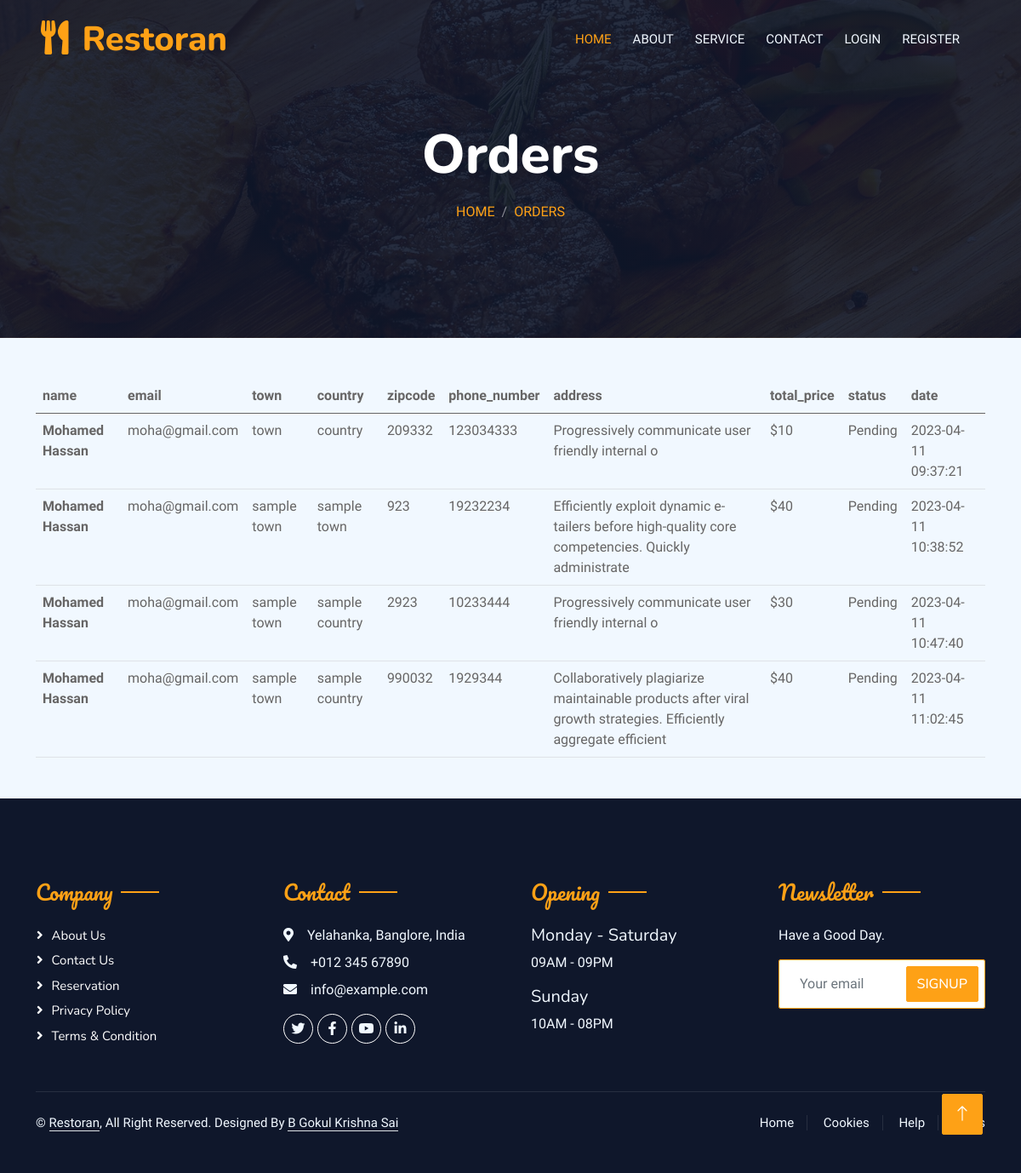
/users/orders.php (signed in), run on the app's committed database.
### tables this page shows
CREATE TABLE `orders` (
  `id` int(10) NOT NULL,
  `name` varchar(200) NOT NULL,
  `email` varchar(200) NOT NULL,
  `town` varchar(200) NOT NULL,
  `country` varchar(200) NOT NULL,
  `zipcode` int(20) NOT NULL,
  `phone_number` int(50) NOT NULL,
  `address` text NOT NULL,
  `total_price` int(10) NOT NULL,
  `user_id` int(10) NOT NULL,
  `status` varchar(200) NOT NULL DEFAULT 'Pending',
  `created_at` timestamp NOT NULL DEFAULT current_timestamp()
);

### libs/App.php (called while the page is built, shortened)
<?php
class App
{
    public $host = HOST;
    public $dbname = DBNAME;
    public $user = USER;
    public $pass = PASS;
    public $link;
    private function connect()
    {
        try {
            $this->link = new PDO(
                "mysql:host={$this->host};dbname={$this->dbname}",
                $this->user,
                $this->pass
            );
            $this->link->setAttribute(PDO::ATTR_ERRMODE, PDO::ERRMODE_EXCEPTION);
        } catch (PDOException $e) {
            die('Database Connection Failed: ' . $e->getMessage());
        }
    }
    public function selectAll(string $query)
    {
        $stmt = $this->link->query($query);
        if ($stmt) {
            $allRows = $stmt->fetchAll(PDO::FETCH_OBJ);
            return $allRows ?: false;
        }
        return false;
    }
}

### users/orders.php (the view, shortened to what this page needs)
<?php require "../libs/App.php"; ?>
<?php require "../includes/header.php"; ?>
<?php
    $query = "SELECT * FROM orders WHERE user_id='$_SESSION[user_id]'";
    $app = new App;
    $orders = $app->selectAll($query);
?>
            <div class="container-xxl py-5 bg-dark hero-header mb-5">
                <div class="container text-center my-5 pt-5 pb-4">
                    <h1 class="display-3 text-white mb-3 animated slideInDown">Orders</h1>
                    <nav aria-label="breadcrumb">
                        <ol class="breadcrumb justify-content-center text-uppercase">
                            <li class="breadcrumb-item"><a href="#">Home</a></li>
                            <li class="breadcrumb-item"><a href="<?php echo APPURL; ?>/users/orders.php?id=<?php echo $_SESSION['user_id']; ?>">Orders</a></li>
                        </ol>
                    </nav>
                </div>
            </div>
            <div class="container">
                <div class="col-md-12">
                    <table class="table">
                        <thead>
                          <tr>
                            <th scope="col">name</th>
                            <th scope="col">email</th>
                            <th scope="col">town</th>
                            <th scope="col">country</th>
                            <th scope="col">zipcode</th>
                            <th scope="col">phone_number</th>
                            <th scope="col">address</th>
                            <th scope="col">total_price</th>
                            <th scope="col">status</th>
                            <th scope="col">date</th>
                          </tr>
                        </thead>
                        <tbody>
                                <?php foreach($orders as $order) : ?>
                                    <tr>
                                        <th><?php echo $order->name; ?></th>
                                        <td><?php echo $order->email; ?></td>
                                        <td><?php echo $order->town; ?></td>
                                        <td><?php echo $order->country; ?></td>
                                        <td><?php echo $order->zipcode; ?></td>
                                        <td><?php echo $order->phone_number; ?></td>
                                        <td><?php echo $order->address; ?></td>
                                        <td>$<?php echo $order->total_price; ?></td>
                                        <td><?php echo $order->status; ?></td>
                                        <td><?php echo $order->created_at; ?></td>
                                    </tr>
                                <?php endforeach; ?>
                        </tbody>
                      </table>
                </div>
            </div>
<?php require "../includes/footer.php"; ?>

### css/style.css (style rules this page uses)
:root { --primary: #FEA116; --light: #F1F8FF; --dark: #0F172B; }
.hero-header { background: linear-gradient(rgba(15, 23, 43, .9), rgba(15, 23, 43, .9)), url(../img/bg-hero.jpg); background-position: center center; background-repeat: no-repeat; background-size: cover; }
.breadcrumb-item + .breadcrumb-item::before { color: rgba(255, 255, 255, .5); }

### data on the page
orders: name "Mohamed Hassan", email "moha@gmail.com", town "town", country "country", zipcode "209332", phone_number "123034333", address "Progressively communicate user friendly internal o", total_price "10", status "Pending", created_at "2023-04-11 09:37:21"
orders: name "Mohamed Hassan", email "moha@gmail.com", town "sample town", country "sample town", zipcode "923", phone_number "19232234", address "Efficiently exploit dynamic e-tailers before high-quality core competencies. Quickly administrate", total_price "40", status "Pending", created_at "2023-04-11 10:38:52"
orders: name "Mohamed Hassan", email "moha@gmail.com", town "sample town", country "sample country", zipcode "2923", phone_number "10233444", address "Progressively communicate user friendly internal o", total_price "30", status "Pending", created_at "2023-04-11 10:47:40"
orders: name "Mohamed Hassan", email "moha@gmail.com", town "sample town", country "sample country", zipcode "990032", phone_number "1929344", address "Collaboratively plagiarize maintainable products after viral growth strategies. Efficiently aggregate efficient", total_price "40", status "Pending", created_at "2023-04-11 11:02:45"
